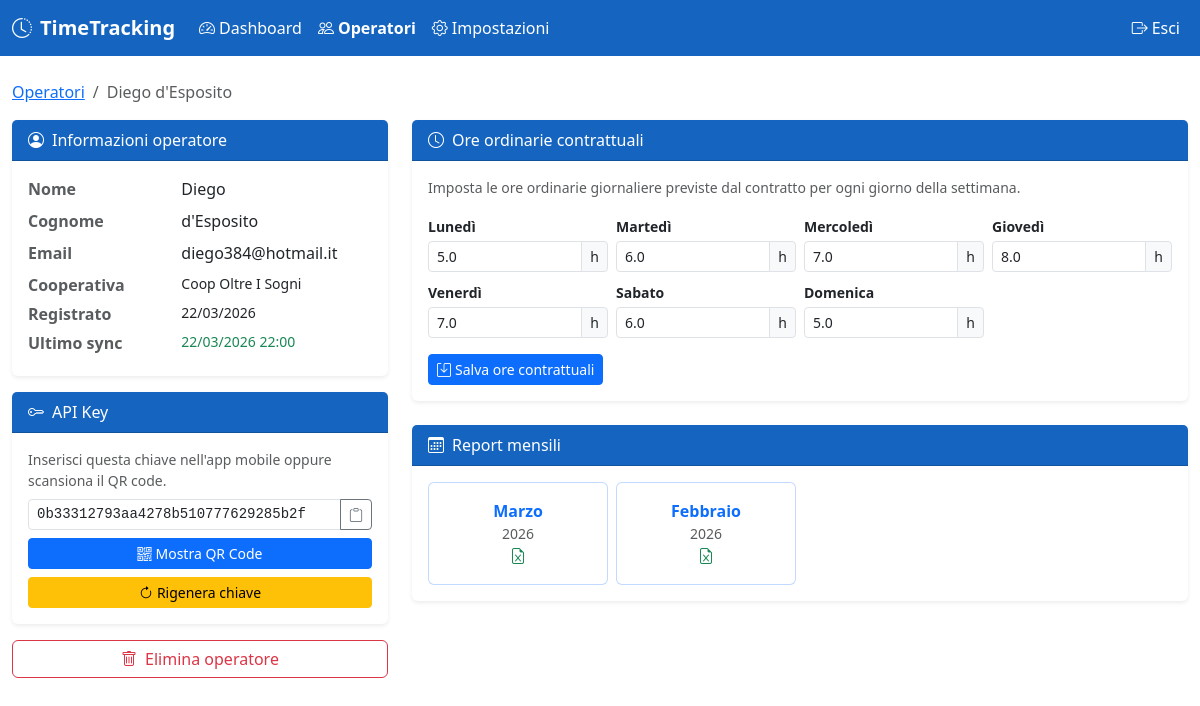
The page /operators/1 (signed in) on the database its author committed.
### models.py (models this page shows, shortened)
class Operator(Base):
    __tablename__ = "operators"
    id = Column(Integer, primary_key=True, index=True)
    name = Column(String, nullable=False)
    surname = Column(String, nullable=False)
    cooperative = Column(String, default="Cooperativa Sociale Oltre i sogni")
    email = Column(String, default="")
    api_key = Column(String, unique=True, nullable=False, index=True)
    created_at = Column(DateTime, default=lambda: datetime.now(timezone.utc))
    last_sync = Column(DateTime, nullable=True)
    day_entries = relationship("DayEntry", back_populates="operator", cascade="all, delete-orphan")
    comune_services = relationship("ComuneService", back_populates="operator", cascade="all, delete-orphan")
    contract_hours = relationship("ContractHours", back_populates="operator", uselist=False, cascade="all, delete-orphan")

class ContractHours(Base):
    __tablename__ = "contract_hours"
    id = Column(Integer, primary_key=True, index=True)
    operator_id = Column(Integer, ForeignKey("operators.id"), unique=True, nullable=False)
    lunedi = Column(Float, default=0)
    martedi = Column(Float, default=0)
    mercoledi = Column(Float, default=0)
    giovedi = Column(Float, default=0)
    venerdi = Column(Float, default=0)
    sabato = Column(Float, default=0)
    domenica = Column(Float, default=0)
    updated_at = Column(DateTime, default=lambda: datetime.now(timezone.utc),
                        onupdate=lambda: datetime.now(timezone.utc))
    operator = relationship("Operator", back_populates="contract_hours")

### main.py (the view)
@app.get("/operators/{op_id}", response_class=HTMLResponse)
def operator_detail(op_id: int, request: Request, db: Session = Depends(get_db)):
    user = require_admin(request, db)
    op = db.query(Operator).filter(Operator.id == op_id).first()
    if not op:
        raise HTTPException(404, "Operatore non trovato")
    rows = (db.query(extract("year", DayEntry.date).label("y"),
                     extract("month", DayEntry.date).label("m"))
            .filter(DayEntry.operator_id == op_id)
            .distinct().order_by("y", "m").all())
    months_with_data = [(int(r.y), int(r.m)) for r in rows]
    return templates.TemplateResponse(request, "operator_detail.html",
                                      _ctx(db, current_user=user, op=op,
                                           months_with_data=months_with_data,
                                           contract_hours=op.contract_hours))

### templates/operator_detail.html (shortened to what this page needs)
{% extends "base.html" %}
{% block content %}
<nav aria-label="breadcrumb" class="mb-3">
  <ol class="breadcrumb">
    <li class="breadcrumb-item"><a href="/operators">Operatori</a></li>
    <li class="breadcrumb-item active">{{ op.full_name }}</li>
  </ol>
</nav>
<div class="row g-4">
  <div class="col-lg-4">
    <div class="card shadow-sm border-0">
      <div class="card-header card-header-blue">
        <i class="bi bi-person-circle me-2"></i>Informazioni operatore
      </div>
      <div class="card-body">
        <dl class="row mb-0">
          <dt class="col-5 text-muted">Nome</dt>
          <dd class="col-7">{{ op.name }}</dd>
          <dt class="col-5 text-muted">Cognome</dt>
          <dd class="col-7">{{ op.surname }}</dd>
          <dt class="col-5 text-muted">Email</dt>
          <dd class="col-7">{{ op.email or "–" }}</dd>
          <dt class="col-5 text-muted">Cooperativa</dt>
          <dd class="col-7 small">{{ op.cooperative }}</dd>
          <dt class="col-5 text-muted">Registrato</dt>
          <dd class="col-7 small">{{ op.created_at.strftime('%d/%m/%Y') }}</dd>
          <dt class="col-5 text-muted">Ultimo sync</dt>
          <dd class="col-7 small">
            {% if op.last_sync %}
            <span class="text-success">{{ op.last_sync.strftime('%d/%m/%Y %H:%M') }}</span>
            {% else %}–{% endif %}
          </dd>
        </dl>
      </div>
    </div>
    <div class="card shadow-sm border-0 mt-3">
      <div class="card-header card-header-blue">
        <i class="bi bi-key me-2"></i>API Key
      </div>
      <div class="card-body">
        <p class="text-muted small mb-2">Inserisci questa chiave nell'app mobile oppure scansiona il QR code.</p>
        <div class="input-group mb-2">
          <input type="text" class="form-control form-control-sm font-monospace"
                 id="apikey" value="{{ op.api_key }}" readonly>
          <button class="btn btn-outline-secondary btn-sm" onclick="copyApiKey()">
            <i class="bi bi-clipboard" id="copyIcon"></i>
          </button>
        </div>
        <button class="btn btn-sm btn-primary w-100 mb-2" data-bs-toggle="modal" data-bs-target="#qrModal">
          <i class="bi bi-qr-code me-1"></i>Mostra QR Code
        </button>
        <form method="post" action="/operators/{{ op.id }}/regenerate-key"
              onsubmit="return confirm('Rigenerare la chiave? La vecchia smetterà di funzionare.')">
          <button type="submit" class="btn btn-sm btn-warning w-100">
            <i class="bi bi-arrow-clockwise me-1"></i>Rigenera chiave
          </button>
        </form>
      </div>
    </div>
    <form method="post" action="/operators/{{ op.id }}/delete" class="mt-3"
          onsubmit="return confirm('Eliminare {{ op.full_name }}? Tutti i dati verranno cancellati definitivamente.')">
      <button type="submit" class="btn btn-outline-danger w-100">
        <i class="bi bi-trash me-2"></i>Elimina operatore
      </button>
    </form>
  </div>
  <div class="col-lg-8">
    <div class="card shadow-sm border-0 mb-4">
      <div class="card-header card-header-blue">
        <i class="bi bi-clock me-2"></i>Ore ordinarie contrattuali
      </div>
      <div class="card-body">
        <p class="text-muted small mb-3">Imposta le ore ordinarie giornaliere previste dal contratto per ogni giorno della settimana.</p>
        <form method="post" action="/operators/{{ op.id }}/contract-hours">
          <div class="row g-2">
            {% set giorni = [
              ("lunedi",    "Lunedì"),
              ("martedi",   "Martedì"),
              ("mercoledi", "Mercoledì"),
              ("giovedi",   "Giovedì"),
              ("venerdi",   "Venerdì"),
              ("sabato",    "Sabato"),
              ("domenica",  "Domenica"),
            ] %}
            {% for campo, etichetta in giorni %}
            <div class="col-sm-6 col-md-4 col-lg-3">
              <label class="form-label small fw-semibold mb-1">{{ etichetta }}</label>
              <div class="input-group input-group-sm">
                <input type="number" class="form-control" name="{{ campo }}"
                       min="0" max="24" step="0.5"
                       value="{{ contract_hours[campo] if contract_hours else 0 }}">
                <span class="input-group-text">h</span>
              </div>
            </div>
            {% endfor %}
          </div>
          <div class="mt-3">
            <button type="submit" class="btn btn-primary btn-sm">
              <i class="bi bi-save me-1"></i>Salva ore contrattuali
            </button>
          </div>
        </form>
      </div>
    </div>
    <div class="card shadow-sm border-0">
      <div class="card-header card-header-blue">
        <i class="bi bi-calendar3 me-2"></i>Report mensili
      </div>
      <div class="card-body">
        {% if months_with_data %}
        <div class="row g-2">
          {% for y, m in months_with_data|reverse %}
          <div class="col-sm-4 col-md-3">
            <a href="/operators/{{ op.id }}/report/{{ y }}/{{ m }}"
               class="card text-decoration-none h-100 border-primary border-opacity-25">
              <div class="card-body text-center py-3">
                <div class="fw-bold text-primary">{{ mesi[m] }}</div>
                <div class="text-muted small">{{ y }}</div>
                <i class="bi bi-file-earmark-excel text-success mt-1"></i>
              </div>
            </a>
          </div>
          {% endfor %}
        </div>
        {% else %}
        <div class="text-center text-muted py-5">
          <i class="bi bi-cloud-slash fs-1 d-block mb-2"></i>
          Nessun dato ancora sincronizzato.<br>
          <small>L'operatore deve usare il pulsante "Sincronizza" nell'app.</small>
        </div>
        {% endif %}
      </div>
    </div>
  </div>
</div>
{% endblock %}

### templates/base.html (style rules this page uses)
:root { --bs-primary: #1565C0; }
.card-header-blue { background-color: #1565C0; color: white; }

### rows shown on the page
Operator: full_name "Diego d'Esposito", name "Diego", surname "d'Esposito", email "diego384@hotmail.it", cooperative "Coop Oltre I Sogni", created_at "22/03/2026", last_sync "22/03/2026 22:00", api_key "0b33312793aa4278b510777629285b2f"
ContractHours: lunedi "5.0" "6.0" "7.0" "8.0" "7.0" "6.0" "5.0"

### other values the page prints
{{ etichetta }} "Lunedì" "Martedì" "Mercoledì" "Giovedì" "Venerdì" "Sabato" "Domenica"
{{ mesi[m] }} "Marzo" "Febbraio"
{{ y }} "2026" "2026"
